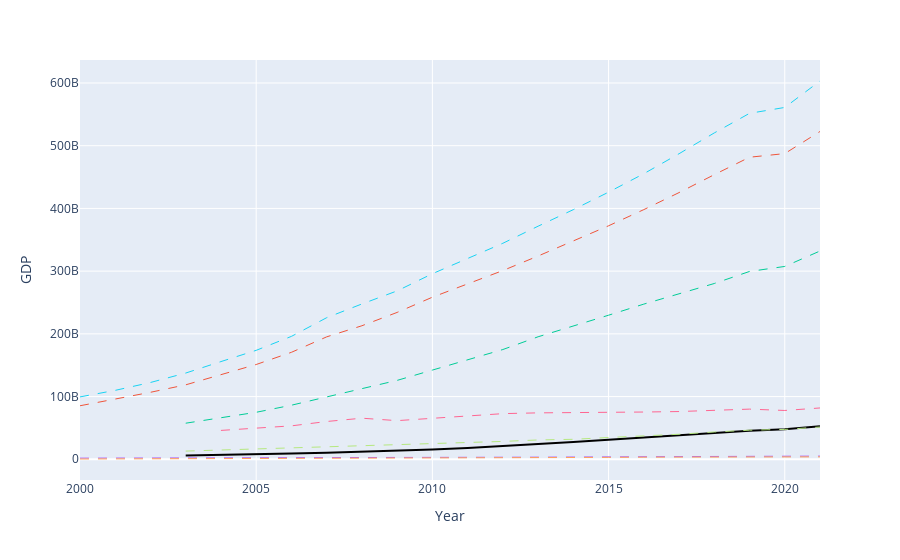

The notebook cell this image was saved under:
### Code cell
if city in oxford_full['Location'].values:
        oxford_gdp_growth_plot()
else:
        print("City is not in oxford economics")

### Figure 1 — Plotly figure (JSON) as saved in the notebook; plotly's stock layout.template omitted (floating-point values rounded to 4 significant figures)
{"data": [{"hovertemplate": "Location=Guiyang<br>Year=%{x}<br>GDP=%{y}<extra></extra>", "legendgroup": "Guiyang", "line": {"color": "black", "dash": "solid", "width": 2}, "marker": {"symbol": "circle"}, "mode": "lines", "name": "Guiyang", "orientation": "v", "showlegend": true, "type": "scatter", "x": [2003, 2004, 2005, 2006, 2007, 2008, 2009, 2010, 2011, 2012, 2013, 2014, 2015, 2016, 2017, 2018, 2019, 2020, 2021], "xaxis": "x", "y": [6081854000, 6851705000, 7860386000, 9031143000, 10478860000, 11874620000, 13485430000, 15424590000, 18081530000, 20836250000, 24156490000, 27545170000, 30973890000, 34628230000, 38604150000, 42472550000, 45600660000, 47860300000, 52739210000], "yaxis": "y"}, {"hovertemplate": "Location=Beijing<br>Year=%{x}<br>GDP=%{y}<extra></extra>", "legendgroup": "Beijing", "line": {"color": "#EF553B", "dash": "dash", "width": 1}, "marker": {"symbol": "circle"}, "mode": "lines", "name": "Beijing", "orientation": "v", "showlegend": true, "type": "scatter", "x": [2000, 2001, 2002, 2003, 2004, 2005, 2006, 2007, 2008, 2009, 2010, 2011, 2012, 2013, 2014, 2015, 2016, 2017, 2018, 2019, 2020, 2021], "xaxis": "x", "y": [85345660000, 95473940000, 106818400000, 118703700000, 134518400000, 151137700000, 170564200000, 195197000000, 212896900000, 234171300000, 258438000000, 279391600000, 300939900000, 324104300000, 348104800000, 372308100000, 398092000000, 425257800000, 453847200000, 481636100000, 487418900000, 522690200000], "yaxis": "y"}, {"hovertemplate": "Location=Guangzhou<br>Year=%{x}<br>GDP=%{y}<extra></extra>", "legendgroup": "Guangzhou", "line": {"color": "#00cc96", "dash": "dash", "width": 1}, "marker": {"symbol": "circle"}, "mode": "lines", "name": "Guangzhou", "orientation": "v", "showlegend": true, "type": "scatter", "x": [2003, 2004, 2005, 2006, 2007, 2008, 2009, 2010, 2011, 2012, 2013, 2014, 2015, 2016, 2017, 2018, 2019, 2020, 2021], "xaxis": "x", "y": [57551500000, 66245950000, 74937730000, 86220390000, 99768660000, 112477000000, 125808100000, 142224300000, 158394000000, 175007100000, 195326600000, 211984900000, 229728400000, 247423600000, 264300000000.0, 280289700000, 299493100000, 307493200000, 332090200000], "yaxis": "y"}, {"hovertemplate": "Location=Kathmandu<br>Year=%{x}<br>GDP=%{y}<extra></extra>", "legendgroup": "Kathmandu", "line": {"color": "#ab63fa", "dash": "dash", "width": 1}, "marker": {"symbol": "circle"}, "mode": "lines", "name": "Kathmandu", "orientation": "v", "showlegend": true, "type": "scatter", "x": [2000, 2001, 2002, 2003, 2004, 2005, 2006, 2007, 2008, 2009, 2010, 2011, 2012, 2013, 2014, 2015, 2016, 2017, 2018, 2019, 2020, 2021], "xaxis": "x", "y": [1843497000, 1887507000, 1901751000, 1989289000, 2075000000, 2172225000, 2294838000, 2460713000, 2611368000, 2743721000, 2897484000, 3026223000, 3191477000, 3412473000, 3643678000, 3761834000, 3989741000, 4436217000, 4890148000, 5081504000, 4981030000, 5117322000], "yaxis": "y"}, {"hovertemplate": "Location=Mandalay<br>Year=%{x}<br>GDP=%{y}<extra></extra>", "legendgroup": "Mandalay", "line": {"color": "#FFA15A", "dash": "dash", "width": 1}, "marker": {"symbol": "circle"}, "mode": "lines", "name": "Mandalay", "orientation": "v", "showlegend": true, "type": "scatter", "x": [2000, 2001, 2002, 2003, 2004, 2005, 2006, 2007, 2008, 2009, 2010, 2011, 2012, 2013, 2014, 2015, 2016, 2017, 2018, 2019, 2020, 2021], "xaxis": "x", "y": [446357900, 534600000.0, 625582200, 729530500, 867417700, 1013684000, 1187056000, 1387168000, 1553245000, 1685851000, 1848454000, 2000090000, 2196676000, 2445973000, 2727363000, 3015901000, 3328487000, 3633507000, 3972862000, 4358961000, 4536184000, 3841374000], "yaxis": "y"}, {"hovertemplate": "Location=Shanghai<br>Year=%{x}<br>GDP=%{y}<extra></extra>", "legendgroup": "Shanghai", "line": {"color": "#19d3f3", "dash": "dash", "width": 1}, "marker": {"symbol": "circle"}, "mode": "lines", "name": "Shanghai", "orientation": "v", "showlegend": true, "type": "scatter", "x": [2000, 2001, 2002, 2003, 2004, 2005, 2006, 2007, 2008, 2009, 2010, 2011, 2012, 2013, 2014, 2015, 2016, 2017, 2018, 2019, 2020, 2021], "xaxis": "x", "y": [99468590000, 109911900000, 122441500000, 137499200000, 155793500000, 173718100000, 195959500000, 225762100000, 247671500000, 268498200000, 295868900000, 320395100000, 344431800000, 371652100000, 398053200000, 425946300000, 455359300000, 487233100000, 520384500000, 551632900000, 561002600000, 603185900000], "yaxis": "y"}, {"hovertemplate": "Location=St Petersburg<br>Year=%{x}<br>GDP=%{y}<extra></extra>", "legendgroup": "St Petersburg", "line": {"color": "#FF6692", "dash": "dash", "width": 1}, "marker": {"symbol": "circle"}, "mode": "lines", "name": "St Petersburg", "orientation": "v", "showlegend": true, "type": "scatter", "x": [2004, 2005, 2006, 2007, 2008, 2009, 2010, 2011, 2012, 2013, 2014, 2015, 2016, 2017, 2018, 2019, 2020, 2021], "xaxis": "x", "y": [46028260000, 49268230000, 53290700000, 60243480000, 65496800000, 61616890000, 64978470000, 69133550000, 72772850000, 74024040000, 74136840000, 74125880000, 75338820000, 76128810000, 78244540000, 79975430000, 77819600000, 81825590000], "yaxis": "y"}, {"hovertemplate": "Location=Taiyuan<br>Year=%{x}<br>GDP=%{y}<extra></extra>", "legendgroup": "Taiyuan", "line": {"color": "#B6E880", "dash": "dash", "width": 1}, "marker": {"symbol": "circle"}, "mode": "lines", "name": "Taiyuan", "orientation": "v", "showlegend": true, "type": "scatter", "x": [2003, 2004, 2005, 2006, 2007, 2008, 2009, 2010, 2011, 2012, 2013, 2014, 2015, 2016, 2017, 2018, 2019, 2020, 2021], "xaxis": "x", "y": [13061360000, 14729670000, 16453340000, 17882690000, 20225590000, 21889810000, 22530950000, 24319960000, 26005850000, 28489890000, 30799140000, 31855710000, 34733600000, 37206040000, 39910120000, 43534370000, 46414500000, 47615980000, 51442860000], "yaxis": "y"}], "layout": {"autosize": true, "legend": {"orientation": "h", "title": {"text": "Location"}, "tracegroupgap": 0, "x": 0.5, "xanchor": "center", "y": -0.2, "yanchor": "top"}, "margin": {"t": 60}, "showlegend": false, "xaxis": {"anchor": "y", "domain": [0, 1], "title": {"text": "Year"}}, "yaxis": {"anchor": "x", "domain": [0, 1], "title": {"text": "GDP"}}}}
